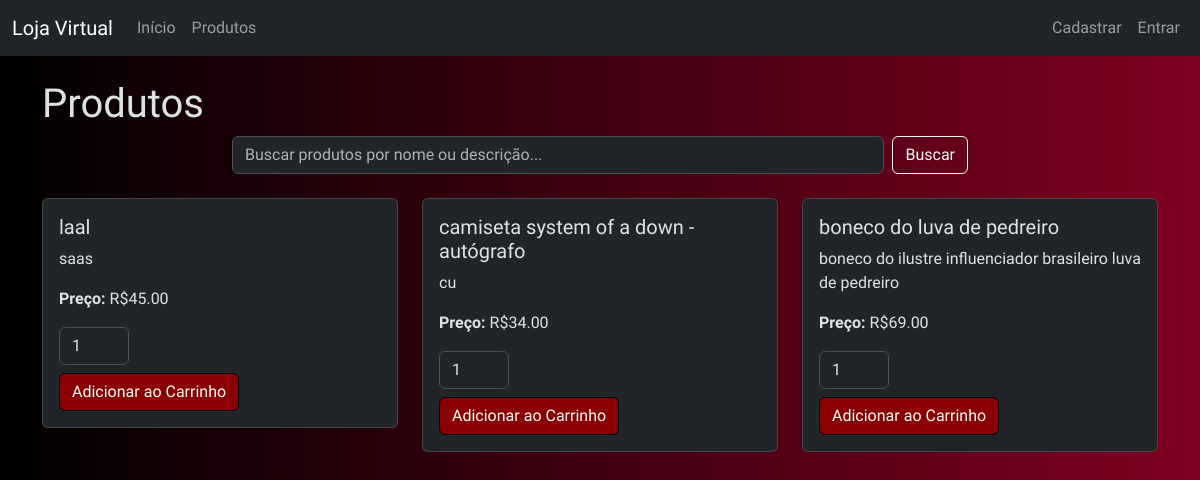
Page /products on the committed database.
### tables this page shows
CREATE TABLE `produtos` (
  `id` int(11) NOT NULL,
  `nome` varchar(255) NOT NULL,
  `descricao` text NOT NULL,
  `preco` decimal(10,2) NOT NULL,
  `data_criacao` timestamp NOT NULL DEFAULT current_timestamp()
);

### src/controllers/ProductController.php (called while the page is built)
<?php
require_once __DIR__ . '/../models/Product.php';
class ControladorProduto {
    private $db;
    public function __construct($db) {
        $this->db = $db;
    }
    public function index() {
        $produto = new Produto($this->db);
        $consulta_busca = isset($_GET['q']) ? $_GET['q'] : '';
        if (!empty($consulta_busca)) {
            $produtos = $produto->buscar($consulta_busca);
        } else {
            $produtos = $produto->ler();
        }
        require __DIR__ . '/../views/products/index.php';
    }
}

### src/helpers/url_helper.php (called while the page is built)
<?php
function base_url($path = '') {
    $base_path = rtrim(str_replace('\\', '/', dirname($_SERVER['SCRIPT_NAME'])), '/');
    return $base_path . '/' . ltrim($path, '/');
}

### src/models/Product.php (called while the page is built, shortened)
<?php
class Produto {
    private $conn;
    private $nome_tabela = "produtos";
    public function __construct($db) {
        $this->conn = $db;
    }
    public function ler() {
        $query = "SELECT id, nome, preco, descricao, data_criacao FROM " . $this->nome_tabela . " ORDER BY data_criacao DESC";
        $stmt = $this->conn->prepare($query);
        $stmt->execute();
        return $stmt->get_result();
    }
}

### src/views/products/index.php (the view, shortened to what this page needs)
<?php include __DIR__ . '/../layouts/header.php'; ?>
<div class="row">
    <div class="col-md-12">
        <h1>Produtos</h1>
    </div>
</div>
<div class="row mb-4">
    <div class="col-md-8 offset-md-2">
        <form action="<?php echo base_url('products'); ?>" method="GET" class="d-flex">
            <input type="search" name="q" class="form-control me-2" placeholder="Buscar produtos por nome ou descrição..." value="<?php echo isset($_GET['q']) ? htmlspecialchars($_GET['q']) : ''; ?>" aria-label="Buscar">
            <button class="btn btn-outline-light" type="submit">Buscar</button>
        </form>
    </div>
</div>
<div class="row">
    <?php if ($produtos->num_rows > 0): ?>
        <?php while ($row = $produtos->fetch_assoc()): ?>
            <?php extract($row); ?>
            <div class="col-md-4 mb-4">
                <div class="card">
                    <div class="card-body">
                        <h5 class="card-title"><?php echo htmlspecialchars($nome); ?></h5>
                        <p class="card-text"><?php echo htmlspecialchars($descricao); ?></p>
                        <p class="card-text"><strong>Preço:</strong> R$<?php echo htmlspecialchars($preco); ?></p>
                        <form action="<?php echo base_url('cart/add'); ?>" method="POST">
                            <input type="number" name="quantity" value="1" min="1" class="form-control mb-2" style="width: 70px;">
                            <button type="submit" class="btn btn-primary">Adicionar ao Carrinho</button>
                        </form>
                    </div>
                </div>
            </div>
        <?php endwhile; ?>
    <?php else: ?>
        <div class="col-md-12">
            <p>Nenhum produto encontrado.</p>
        </div>
    <?php endif; ?>
</div>
<?php include __DIR__ . '/../layouts/footer.php'; ?>

### index.php (shortened to what this page needs)
<?php
require_once __DIR__ . '/src/helpers/url_helper.php';
require_once __DIR__ . '/src/controllers/ProductController.php';
$db = obterConexaoDB();
$request_uri = explode('?', $_SERVER['REQUEST_URI'], 2)[0];
switch ($request_uri) {
    case '/products':
        $controller = new ControladorProduto($db);
        $controller->index();
        break;
}

### src/views/layouts/header.php (shortened to what this page needs)
<!DOCTYPE html>
<html lang="pt-BR" data-bs-theme="dark">
<head>
    <link href="https://cdn.jsdelivr.net/npm/bootstrap@5.3.3/dist/css/bootstrap.min.css" rel="stylesheet">
</head>
<body>
    <nav class="navbar navbar-expand-lg navbar-dark bg-dark">
        <div class="container-fluid">
            <a class="navbar-brand" href="<?php echo base_url('/'); ?>">Loja Virtual</a>
            <ul class="navbar-nav me-auto mb-2 mb-lg-0">
                <li class="nav-item">
                    <a class="nav-link" href="<?php echo base_url('/'); ?>">Início</a>
                </li>
                <li class="nav-item">
                    <a class="nav-link" href="<?php echo base_url('products'); ?>">Produtos</a>
                </li>
            </ul>
            <ul class="navbar-nav ms-auto">
                <?php if (isset($_SESSION['user_id'])): ?>
                    <li class="nav-item">
                        <span class="navbar-text me-3">
                            Bem-vindo, <?php echo htmlspecialchars($_SESSION['username']); ?>!
                        </span>
                    </li>
                    <li class="nav-item">
                        <a class="nav-link" href="<?php echo base_url('logout'); ?>">Sair</a>
                    </li>
                <?php else: ?>
                    <li class="nav-item">
                        <a class="nav-link" href="<?php echo base_url('register'); ?>">Cadastrar</a>
                    </li>
                    <li class="nav-item">
                        <a class="nav-link" href="<?php echo base_url('login'); ?>">Entrar</a>
                    </li>
                <?php endif; ?>
            </ul>
        </div>
    </nav>
    <div class="container mt-4">

### src/views/layouts/footer.php (shortened to what this page needs)
    </div>
</body>
</html>

### src/views/layouts/header.php (style rules this page uses)
body { font-family: 'New Rocker', cursive; background: linear-gradient(to right, black, #800020); }
.navbar-brand, h1, h2, h5 { font-family: 'New Rocker', cursive; }
.btn-primary { background-color: #8B0000; border-color: #000000; color: #ffffff; }

### rows in the picture
produtos: nome "laal", descricao "saas", preco "45.00"
produtos: nome "camiseta system of a down - autógrafo", descricao "cu", preco "34.00"
produtos: nome "boneco do luva de pedreiro", descricao "boneco do ilustre influenciador brasileiro luva de pedreiro", preco "69.00"
